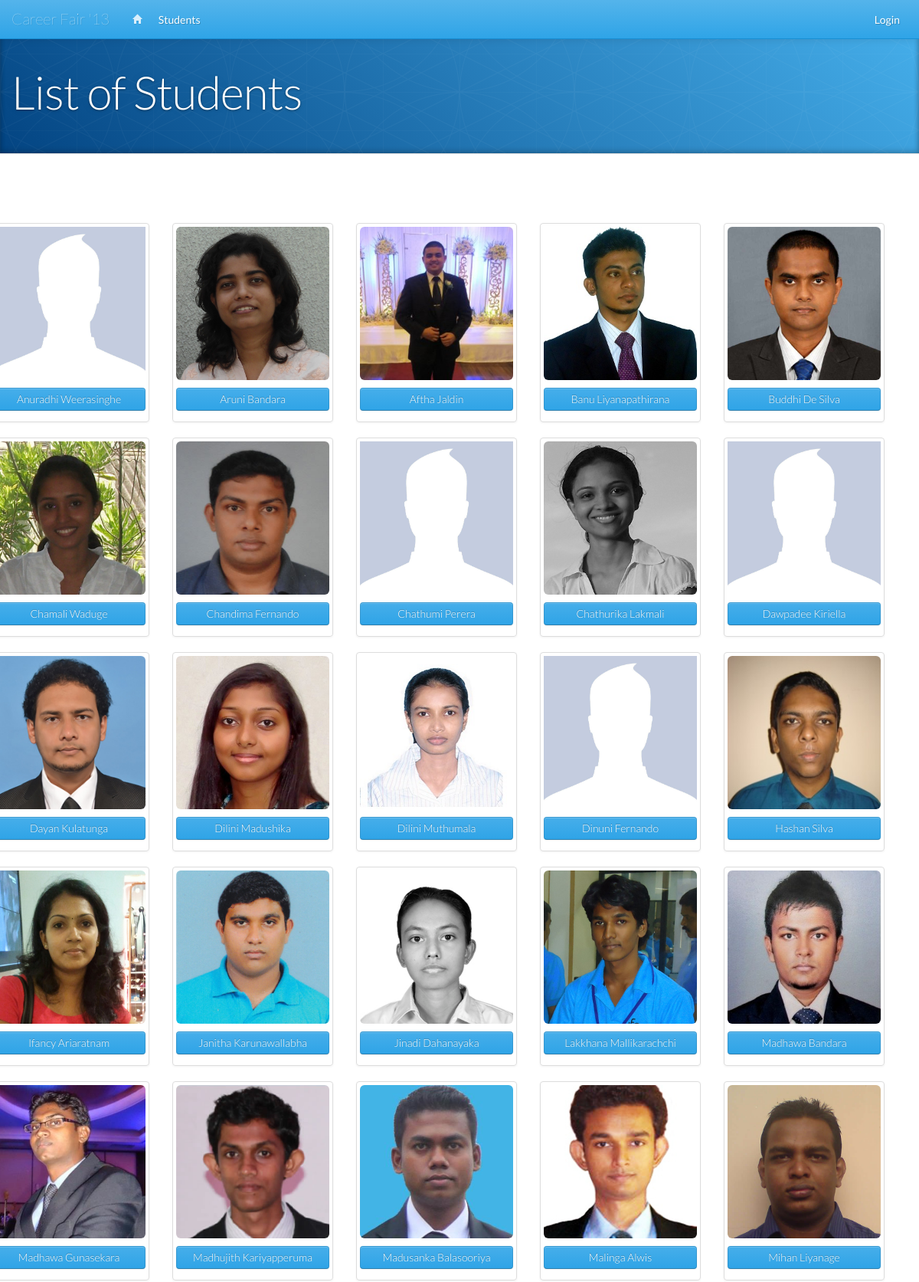
The page /list_students.php (upper part) on the database its author committed.
### tables this page shows
CREATE TABLE IF NOT EXISTS `user_logins` (
  `id` int(11) NOT NULL AUTO_INCREMENT,
  `object_type` int(11) NOT NULL,
  `username` varchar(50) NOT NULL,
  `password` varchar(50) NOT NULL,
  `first_name` varchar(100) NOT NULL,
  `last_name` varchar(100) NOT NULL,
  `email_address` varchar(255) NOT NULL,
  `telephone_number` varchar(20) NOT NULL,
  PRIMARY KEY (`id`),
  KEY `object_type` (`object_type`)
);

CREATE TABLE IF NOT EXISTS `obj_photos` (
  `id` int(11) NOT NULL AUTO_INCREMENT,
  `related_object_type` int(11) NOT NULL,
  `related_object_id` int(11) NOT NULL,
  `filename` varchar(255) NOT NULL,
  `file_type` varchar(100) NOT NULL,
  `size` varchar(20) NOT NULL,
  PRIMARY KEY (`id`),
  KEY `related_object_type` (`related_object_type`)
);

### includes/database.php (called while the page is built, shortened)
<?php
class MySQLDatabase{
	private $connection;
	public function open_connection(){
		$this->connection = mysql_connect(DB_SERVER, DB_USER, DB_PASS);
	}
	public function query($sql){
		$result = mysql_query($sql, $this->connection);
		return $result;
	}
	public function fetch_array($result_set){
		return mysql_fetch_array($result_set);
	}
}
$database = new MySQLDatabase();
?>

### includes/database_object.php (called while the page is built, shortened)
<?php
require_once("database.php");
class DatabaseObject {
	protected static $table_name;
	protected static $db_fields;
	public static function find_all(){
		return static::find_by_sql("SELECT * FROM " . static::$table_name);
	}
	public static function find_by_sql($sql=""){
		global $database;
		$result_set = $database->query($sql);
		$object_array = array();
		while ($row = $database->fetch_array($result_set)){
			$object_array[] = static::instantiate($row);
		}
		return $object_array;
	}
	private static function instantiate($row){
		$object = new $class_name;
		foreach($row as $attribute=>$value){
			if ($object->has_attribute($attribute)){
				$object->$attribute = $value;
			}
		}
		return $object;
	}
	private function has_attribute($attribute){
		return array_key_exists($attribute, $this->attributes());
	}
	protected function attributes(){
		$attributes = array();
		foreach(static::$db_fields as $field){
			if(property_exists($this, $field)){
				$attributes[$field] = $this->$field;
			}
		}
		return $attributes;
	}
}
?>

### includes/user_login.php (called while the page is built, shortened)
<?php
require_once("database.php");
class UserLogin extends DatabaseObject {
	protected static $table_name = "user_logins";
	public $first_name;
	public $last_name;
	public function get_user($id){
		$sql  = "SELECT * FROM " . static::$table_name;
		$sql .= " WHERE id = " . $id;
		$sql .= " LIMIT 1";
		$result_array = self::find_by_sql($sql);
		return !empty($result_array) ? array_shift($result_array) : false;
	}
	public function full_name(){
		if (isset($this->first_name) && isset($this->last_name)){
			return $this->first_name . " " . $this->last_name;
		} else {
			return "";
		}
	}
}
?>

### includes/photo.php (called while the page is built, shortened)
<?php
require_once("database.php");
class Photo extends DatabaseObject {
	protected static $table_name = "obj_photos";
	public $filename;
	protected $upload_dir = 'public/img/uploads';
	public function image_path(){
		return $this->upload_dir.DS.$this->filename;
	}
	public function get_profile_picture($related_object_type, $id=0) {
		$sql  = "SELECT * FROM " . static::$table_name;
		$sql .= " WHERE related_object_type = {$related_object_type}";
		$sql .= " AND related_object_id = {$id}";
		$sql .= " LIMIT 1";
		$result_array = static::find_by_sql($sql);
		return !empty($result_array) ? array_shift($result_array) : false;
	}
}
?>

### public/list_students.php (the view, shortened to what this page needs)
<?php
require_once("../includes/initialize.php");
$students = Student::find_all();
$user_login_object = new UserLogin();
$photo_object = new Photo();
?>
<!DOCTYPE html>
<html lang="en">
  <head>
    <?php require_once('../includes/layouts/header.php'); ?>
  </head>
  <body>
    <div id="wrap">
      <?php require_once('../includes/layouts/navbar.php');?>
      <header class="jumbotron subhead">
        <div class="container">
          <h1>List of Students</h1>
        </div>
      </header>
        <div class="container">
        <div class="row">
        <div class="">
        <section>
        <ul class="thumbnails">
        <?php for($i = 0; $i < count($students) ; $i++){
        	$student = $user_login_object->get_user($students[$i]->login_id);
        	$profile_picture_of_student = $photo_object->get_profile_picture(2, $student->id);
        		?>
	        	<li class="">
				  	<div class="thumbnail">
				    <a href="view_student_cv.php?s=<?php echo $student->username; ?>">
				    <?php
			         if (!empty($profile_picture_of_student->filename)) {
			         	echo '<img src="../' . $profile_picture_of_student->image_path() . '" width="200" data-src="js/holder.js/200x200" class="img-rounded" />';
			         } else {
			         	echo '<img src="img/default-prof-pic.jpg" width="200" data-src="js/holder.js/200x200" alt="Default profile picture" />';
			         }
			         ?>
				    </a>
				    <h3 align="center">
				    <a href="view_student_cv.php?s=<?php echo $student->username; ?>" class="btn btn-primary btn-block"><?php echo $student->full_name(); ?></a>
				    </h3>
				    </div>
				</li>
		<?php  } ?>
		</ul>
        </section>
        </div>
        </div>
        </div>
    </div>
  </body>
</html>

### includes/layouts/header.php (shortened to what this page needs)
<link href="css/bootswatch-cerulean/bootstrap.css" rel="stylesheet">
<link href="css/bootstrap-responsive.css" rel="stylesheet">
<link href="css/prettify.css" rel="stylesheet">
<link href="css/bootswatch-cerulean/docs.css" rel="stylesheet">
<link href="css/bootswatch-cerulean/gaman-styles.css" rel="stylesheet">
<link href="css/flexslider.css" rel="stylesheet" />
<link href="css/responsiveslides.css" rel="stylesheet" />

### includes/layouts/navbar.php (shortened to what this page needs)
<div class="navbar navbar-fixed-top navbar-invers">
  <div class="navbar-inner">
    <div class="container">
      <a class="brand" href="index.php"><?php echo WEB_APP_SHORT_NAME; ?></a>
      <div class="nav-collapse collapse navbar-responsive-collapse">
        <ul class="nav navbar-nav">
          <li<?php if (!empty($page) && $page == 'index'){echo ' class="active"';}?>><a href="index.php"><i class="icon-home icon-white"></i></a></li>
          <li><a href="list_students.php">Students</a></li>
        </ul>
        <ul class="nav navbar-nav pull-right">
          <?php if (!empty($session->id) && ($session->object_type == 3 || $session->object_type == 2 || $session->object_type == 5) ) {  ?>
          	<li class="dropdown">
          	<a href="#" class="dropdown-toggle" data-toggle="dropdown">
          	<i class="icon-user icon-white"></i> <?php if (!empty($user->id)) { echo $user->full_name(); } ?> <b class="caret"></b>
          	</a>
          	<ul class="dropdown-menu">
          		<li><a href="logout.php"><i class="icon-off"></i> Logout</a></li>
          		<?php if ($session->is_logged_in() && $session->object_type == 3) { ?>
          		<li class="divider"></li>
          		<li><a href="list_students.php"><i class="icon-info-sign"></i> View All Students</a></li>
          		<li><a href="create_student.php"><i class="icon-plus"></i> Add Student</a></li>
          		<li><a href="#"><i class="icon-search"></i> Search for Student</a></li>
          		<li class="divider"></li>
          		<li><a href="list_admin_users.php"><i class="icon-info-sign"></i> View All Admin Users</a></li>
          		<li><a href="create_admin_user.php"><i class="icon-plus"></i> Add Admin User</a></li>
          		<li><a href="#"><i class="icon-search"></i> Search for Admin User</a></li>
          		<?php } ?>
          	</ul>
          	</li>
          <?php } else { ?>
          	<li><a href="login.php">Login</a></li>
          <?php } ?>
        </ul>
      </div>
    </div>
  </div>
</div>

### public/css/bootswatch-cerulean/docs.css (style rules this page uses)
body { position: relative; padding-top: 40px; }
section { padding-top: 30px; }
section > ul li { margin-bottom: 5px; }
.jumbotron { position: relative; padding: 40px 0; color: #fff; text-align: center; text-shadow: 0 1px 3px rgba(0,0,0,.4), 0 0 30px rgba(0,0,0,.075); background: #034482; background: -moz-linear-gradient(45deg, #034482 0%, #45aeea 100%); background: -webkit-gradient(linear, left bottom, right top, color-stop(0%,#034482), color-stop(100%,#45aeea)); background: -webkit-linear-gradient(45deg, #034482 0%,#45aeea 100%); background: -o-linear-gradient(45deg, #034482 0%,#45aeea 100%); background: -ms-linear-gradient(45deg, #034482 0%,#45aeea 100%); background: linear-gradient(45deg, #034482 0%,#45aeea 100%); filter: progid:DXImageTransform.Microsoft.gradient( startColorstr='#034482', endColorstr='#45aeea',GradientType=1 ); -webkit-box-shadow: inset 0 3px 7px rgba(0,0,0,.2), inset 0 -3px 7px rgba(0,0,0,.2); -moz-box-shadow: inset 0 3px 7px rgba(0,0,0,.2), inset 0 -3px 7px rgba(0,0,0,.2); box-shadow: inset 0 3px 7px rgba(0,0,0,.2), inset 0 -3px 7px rgba(0,0,0,.2); }
.jumbotron h1 { font-size: 80px; font-weight: 300; letter-spacing: -1px; line-height: 1; }
.jumbotron .container { position: relative; z-index: 2; }
.jumbotron:after { content: ''; display: block; position: absolute; top: 0; right: 0; bottom: 0; left: 0; background: url(../../img/masthead-pattern.png) repeat center center; opacity: .4; }
.subhead { text-align: left; border-bottom: 1px solid #ddd; }
.subhead h1 { font-size: 60px; color: #fff; }

### includes/layouts/header.php (style rules this page uses)
html, body { height: 100%; }
#wrap { min-height: 100%; height: auto !important; height: 100%; margin: 0 auto -60px; }
#wrap > .container { padding-top: 60px; }

### rows shown on the page
user_logins: $student->full_name() "Anuradhi Weerasinghe"
user_logins: obj_photos.filename (picture), $student->full_name() "Aruni Bandara"
user_logins: obj_photos.filename (picture), $student->full_name() "Aftha Jaldin"
user_logins: obj_photos.filename (picture), $student->full_name() "Banu Liyanapathirana"
user_logins: obj_photos.filename (picture), $student->full_name() "Buddhi De Silva"
user_logins: obj_photos.filename (picture), $student->full_name() "Chamali Waduge"
user_logins: obj_photos.filename (picture), $student->full_name() "Chandima Fernando"
user_logins: $student->full_name() "Chathumi Perera"
user_logins: obj_photos.filename (picture), $student->full_name() "Chathurika Lakmali"
user_logins: $student->full_name() "Dawpadee Kiriella"
user_logins: obj_photos.filename (picture), $student->full_name() "Dayan Kulatunga"
user_logins: obj_photos.filename (picture), $student->full_name() "Dilini Madushika"
user_logins: obj_photos.filename (picture), $student->full_name() "Dilini Muthumala"
user_logins: $student->full_name() "Dinuni Fernando"
user_logins: obj_photos.filename (picture), $student->full_name() "Hashan Silva"
user_logins: obj_photos.filename (picture), $student->full_name() "Ifancy Ariaratnam"
user_logins: obj_photos.filename (picture), $student->full_name() "Janitha Karunawallabha"
user_logins: obj_photos.filename (picture), $student->full_name() "Jinadi Dahanayaka"
user_logins: obj_photos.filename (picture), $student->full_name() "Lakkhana Mallikarachchi"
user_logins: obj_photos.filename (picture), $student->full_name() "Madhawa Bandara"
user_logins: obj_photos.filename (picture), $student->full_name() "Madhawa Gunasekara"
user_logins: obj_photos.filename (picture), $student->full_name() "Madhujith Kariyapperuma"
user_logins: obj_photos.filename (picture), $student->full_name() "Madusanka Balasooriya"
user_logins: obj_photos.filename (picture), $student->full_name() "Malinga Alwis"
user_logins: obj_photos.filename (picture), $student->full_name() "Mihan Liyanage"

### other values the page prints
WEB_APP_SHORT_NAME "Career Fair '13"
